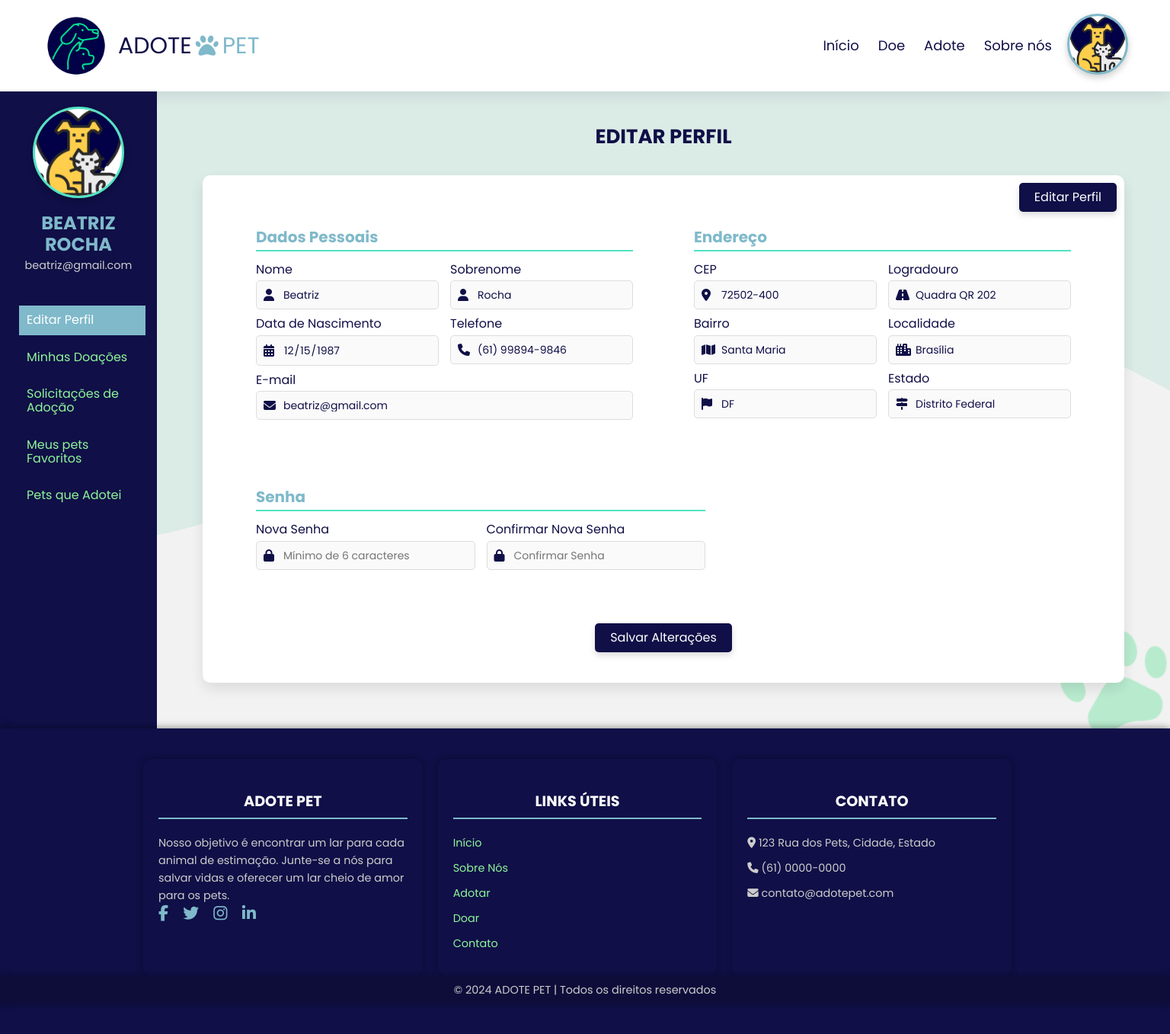
/crud/views/perfil_usuario.php (signed in), run on the app's committed database.
### tables this page shows
CREATE TABLE `enderecos` (
  `id` int(11) NOT NULL,
  `usuario_id` int(11) DEFAULT NULL,
  `cep` varchar(10) NOT NULL,
  `logradouro` varchar(255) NOT NULL,
  `bairro` varchar(100) NOT NULL,
  `localidade` varchar(100) NOT NULL,
  `uf` char(2) NOT NULL,
  `estado` varchar(100) NOT NULL
);

CREATE TABLE `usuarios` (
  `id` int(11) NOT NULL,
  `nome` varchar(100) NOT NULL,
  `sobrenome` varchar(100) NOT NULL,
  `cpf` varchar(14) NOT NULL,
  `telefone` varchar(15) NOT NULL,
  `email` varchar(100) NOT NULL,
  `senha` varchar(255) NOT NULL,
  `criado_em` timestamp NOT NULL DEFAULT current_timestamp(),
  `perfil_id` int(11) NOT NULL,
  `data_nascimento` date DEFAULT NULL
);

### crud/public/atualizar_perfil.php (called while the page is built, shortened)
<?php
$errors = [];
$isLoggedIn = isset($_SESSION['usuario_id']);
$userName = $isLoggedIn ? $_SESSION['usuario_nome'] : 'Visitante';
$userPhoto = '../../img/default-photo.png';
if ($isLoggedIn) {
    $usuarioId = $_SESSION['usuario_id'];
    $db = new DataBase();
    $conn = $db->getConnection();
    $query = "
    SELECT u.nome, u.sobrenome, u.email, u.data_nascimento, u.telefone, e.cep, e.logradouro, e.bairro, e.localidade, e.uf, e.estado
    FROM usuarios u
    LEFT JOIN enderecos e ON u.id = e.usuario_id
    WHERE u.id = ?
    ";
    $stmt = $conn->prepare($query);
    $stmt->bind_param("i", $usuarioId);
    $stmt->execute();
    $result = $stmt->get_result();
    if ($result->num_rows > 0) {
        $userData = $result->fetch_assoc();
    } else {
        $errors[] = "Usuário não encontrado!";
    }
}
?>

### crud/views/perfil_usuario.php (the view, shortened to what this page needs)
<?php
require_once '../../crud/public/atualizar_perfil.php';
?>
<!DOCTYPE html>
<html lang="pt-br">
<head>
    <link rel="stylesheet" href="https://cdnjs.cloudflare.com/ajax/libs/normalize/8.0.1/normalize.min.css">
    <link rel="stylesheet" href="https://cdnjs.cloudflare.com/ajax/libs/font-awesome/6.5.0/css/all.min.css">
    <link rel="stylesheet" href="../../css/perfil_usuario.css">
</head>
<body>
    <header>
        <div class="logo">
            <img src="../../img/logo.png" alt="Logo">
            <span>ADOTE<i class="fas fa-paw"></i><span class="highlight">PET</span></span>
        </div>
        <nav>
            <ul class="nav-list">
                <li class="nav-item"><a href="../../index.php" target="_blank">Início</a></li>
                <li class="nav-item"><a href="../../crud/views/cadastro_doacoes.php" target="_blank">Doe</a></li>
                <li class="nav-item"><a href="../../crud/views/pets_adocao.php" target="_blank">Adote</a></li>
                <li class="nav-item"><a href="#">Sobre nós</a></li>
                <?php if ($isLoggedIn): ?>
                    <li class="profile-section">
                        <div class="profile-perfil" onclick="toggleMenu()">
                            <img src="<?php echo $userPhoto; ?>" alt="Foto de <?php echo $userName; ?>" class="user-photo">
                        </div>
                    </li>
                <?php else: ?>
                    <li class="nav-item"><a href="../../login.html">Entrar</a></li>
                    <li><a href="../../crud/views/cadastro_usuario.php" class="btn-cadastrar ">Cadastre-se!</a></li>
                <?php endif; ?>
            </ul>
        </nav>
    </header>
    <div class="profile-container">
        <aside class="sidebar">
            <div class="profile-info">
                <img src="<?php echo $userPhoto; ?>" alt="Foto do usuário" class="profile-pic">
                <h2><?php echo htmlspecialchars($userData['nome'] . ' ' . $userData['sobrenome']); ?></h2>
                <p class="email"><?php echo htmlspecialchars($userData['email']); ?></p>
            </div>
            <nav class="profile-menu">
                <ul>
                    <li><a href="#" data-section="editar-perfil" onclick="switchSection(event)">Editar Perfil</a></li>
                    <li><a href="#" data-section="minhas-doacoes" onclick="switchSection(event)">Minhas Doações</a></li>
                    <li><a href="#" data-section="solicitacoes-adocao" onclick="switchSection(event)">Solicitações de
                            Adoção</a></li>
                    <li><a href="#" data-section="pets-favoritos" onclick="switchSection(event)">Meus pets Favoritos</a>
                    </li>
                    <li><a href="#" data-section="pets-adotados" onclick="switchSection(event)">Pets que Adotei</a></li>
                </ul>
            </nav>
        </aside>
        <main class="profile-content">
            <section id="editar-perfil" class="content-section">
                <h2>Editar Perfil</h2>
                <form action="../../crud/public/atualizar_perfil.php" method="POST" class="edit-profile-form"
                    id="editar-perfil-form">
                    <div class="section-row">
                        <div class="section-container dados-pessoais">
                            <h3>Dados Pessoais</h3>
                            <div class="input-row">
                                <div class="input-group">
                                    <label for="nome">Nome <span class="required"></span></label>
                                    <div class="input-icon">
                                        <i class="fas fa-user"></i>
                                        <input type="text" id="nome" name="nome"
                                            value="<?php echo $userData['nome']; ?>" required disabled>
                                    </div>
                                </div>
                                <div class="input-group">
                                    <label for="sobrenome">Sobrenome <span class="required"></span></label>
                                    <div class="input-icon">
                                        <i class="fas fa-user"></i>
                                        <input type="text" id="sobrenome" name="sobrenome"
                                            value="<?php echo $userData['sobrenome']; ?>" required disabled>
                                    </div>
                                </div>
                            </div>
                            <div class="input-row">
                                <div class="input-group input-data-nascimento">
                                    <label for="data_nascimento">Data de Nascimento</label>
                                    <div class="input-icon">
                                        <i class="fas fa-calendar-alt"></i>
                                        <input type="date" id="data_nascimento" name="data_nascimento"
                                            value="<?php echo $userData['data_nascimento']; ?>" required disabled>
                                    </div>
                                </div>
                                <div class="input-group">
                                    <label for="telefone">Telefone</label>
                                    <div class="input-icon">
                                        <i class="fas fa-phone"></i>
                                        <input type="tel" id="telefone" name="telefone"
                                            value="<?php echo $userData['telefone']; ?>" disabled>
                                    </div>
                                </div>
                            </div>
                            <div class="input-row">
                                <div class="input-group">
                                    <label for="email">E-mail <span class="required"></span></label>
                                    <div class="input-icon">
                                        <i class="fas fa-envelope"></i>
                                        <input type="email" id="email" name="email"
                                            value="<?php echo $userData['email']; ?>" required disabled>
                                    </div>
                                </div>
                            </div>
                        </div>
                        <div class="section-container endereco">
                            <h3>Endereço</h3>
                            <div class="input-row">
                                <div class="input-group">
                                    <label for="cep">CEP <span class="required"></span></label>
                                    <div class="input-icon">
                                        <i class="fas fa-map-marker-alt"></i>
                                        <input type="text" id="cep" name="cep" value="<?php echo $userData['cep']; ?>"
                                            required disabled>
                                    </div>
                                </div>
                                <div class="input-group">
                                    <label for="logradouro">Logradouro <span class="required"></span></label>
                                    <div class="input-icon">
                                        <i class="fas fa-road"></i>
                                        <input type="text" id="logradouro" name="logradouro"
                                            value="<?php echo $userData['logradouro']; ?>" required disabled>
                                    </div>
                                </div>
                            </div>
                            <div class="input-row">
                                <div class="input-group">
                                    <label for="bairro">Bairro <span class="required"></span></label>
                                    <div class="input-icon">
                                        <i class="fas fa-map"></i>
                                        <input type="text" id="bairro" name="bairro"
                                            value="<?php echo $userData['bairro']; ?>" required disabled>
                                    </div>
                                </div>
                                <div class="input-group">
                                    <label for="localidade">Localidade <span class="required"></span></label>
                                    <div class="input-icon">
                                        <i class="fas fa-city"></i>
                                        <input type="text" id="localidade" name="localidade"
                                            value="<?php echo $userData['localidade']; ?>" required disabled>
                                    </div>
                                </div>
                            </div>
                            <div class="input-row">
                                <div class="input-group input-uf">
                                    <label for="uf">UF <span class="required"></span></label>
                                    <div class="input-icon">
                                        <i class="fas fa-flag"></i>
                                        <input type="text" id="uf" name="uf" value="<?php echo $userData['uf']; ?>"
                                            maxlength="2" required disabled>
                                    </div>
                                </div>
                                <div class="input-group">
                                    <label for="estado">Estado <span class="required"></span></label>
                                    <div class="input-icon">
                                        <i class="fas fa-map-signs"></i>
                                        <input type="text" id="estado" name="estado"
                                            value="<?php echo $userData['estado']; ?>" required disabled>
                                    </div>
                                </div>
                            </div>
                        </div>
                    </div>
                    <div class="section-container senha">
                        <h3>Senha</h3>
                        <div class="input-row">
                            <div class="input-group">
                                <label for="senha_atual">Nova Senha</label>
                                <div class="input-icon">
                                    <i class="fas fa-lock"></i>
                                    <input type="password" id="senha_atual" name="senha_atual"
                                        placeholder="Mínimo de 6 caracteres" disabled>
                                </div>
                            </div>
                            <div class="input-group">
                                <label for="nova_senha">Confirmar Nova Senha</label>
                                <div class="input-icon">
                                    <i class="fas fa-lock"></i>
                                    <input type="password" id="nova_senha" name="nova_senha"
                                        placeholder="Confirmar Senha" disabled>
                                </div>
                            </div>
                        </div>
                    </div>
                    <div class="button-container">
                        <button type="submit" class="save-btn">Salvar Alterações</button>
                        <button type="button" class="edit-btn" id="edit-btn">Editar Perfil</button>
                    </div>
                </form>
            </section>
        </main>
    </div>
    <footer>
        <div class="footer-container">
            <div class="footer-section about">
                <h2>ADOTE PET</h2>
                <p>Nosso objetivo é encontrar um lar para cada animal de estimação. Junte-se a nós para salvar vidas e
                    oferecer um lar cheio de amor para os pets.</p>
                <div class="socials">
                    <a href="#"><i class="fab fa-facebook-f"></i></a>
                    <a href="#"><i class="fab fa-twitter"></i></a>
                    <a href="#"><i class="fab fa-instagram"></i></a>
                    <a href="#"><i class="fab fa-linkedin-in"></i></a>
                </div>
            </div>
            <div class="footer-section links">
                <h2>Links Úteis</h2>
                <ul>
                    <li><a href="../../index.php">Início</a></li>
                    <li><a href="#">Sobre Nós</a></li>
                    <li><a href="../../crud/views/pets_adocao.php">Adotar</a></li>
                    <li><a href="../../crud/views/cadastro_doacoes.php">Doar</a></li>
                    <li><a href="#">Contato</a></li>
                </ul>
            </div>
            <div class="footer-section contact">
                <h2>Contato</h2>
                <ul>
                    <li><i class="fas fa-map-marker-alt"></i> 123 Rua dos Pets, Cidade, Estado</li>
                    <li><i class="fas fa-phone"></i> (61) 0000-0000</li>
                    <li><i class="fas fa-envelope"></i> contato@adotepet.com</li>
                </ul>
            </div>
        </div>
        <div class="footer-bottom">
            <p>&copy; 2024 ADOTE PET | Todos os direitos reservados</p>
        </div>
    </footer>
</body>
</html>

### data on the page
enderecos: usuario.sobrenome "BEATRIZ ROCHA", usuario.email "beatriz@gmail.com", nome "Beatriz", sobrenome "Rocha", data_nascimento "12/15/1987", telefone "(61) 99894-9846", email "beatriz@gmail.com", cep "72502-400", logradouro "Quadra QR 202", bairro "Santa Maria", localidade "Brasília", uf "DF", estado "Distrito Federal"
